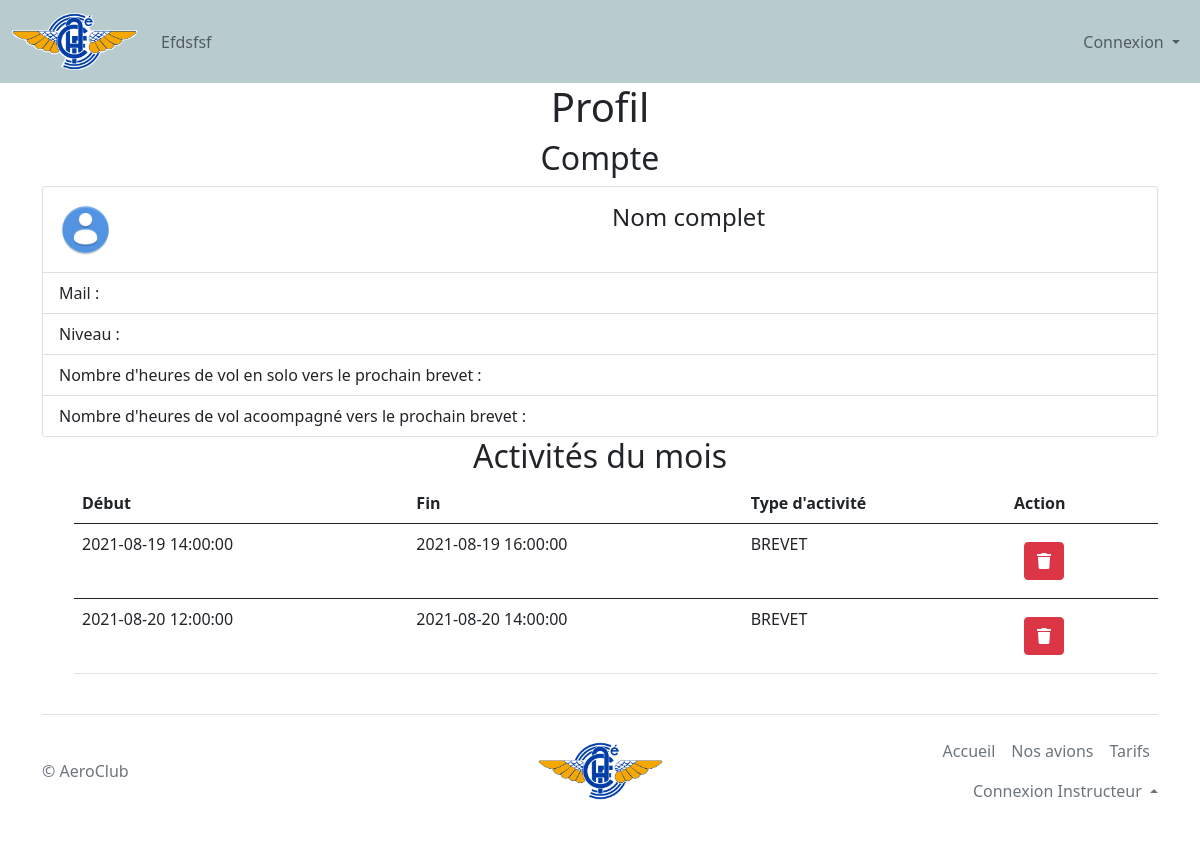
/actions/seeDetails.php?id_member=5, run on an earlier commit of the app's database.
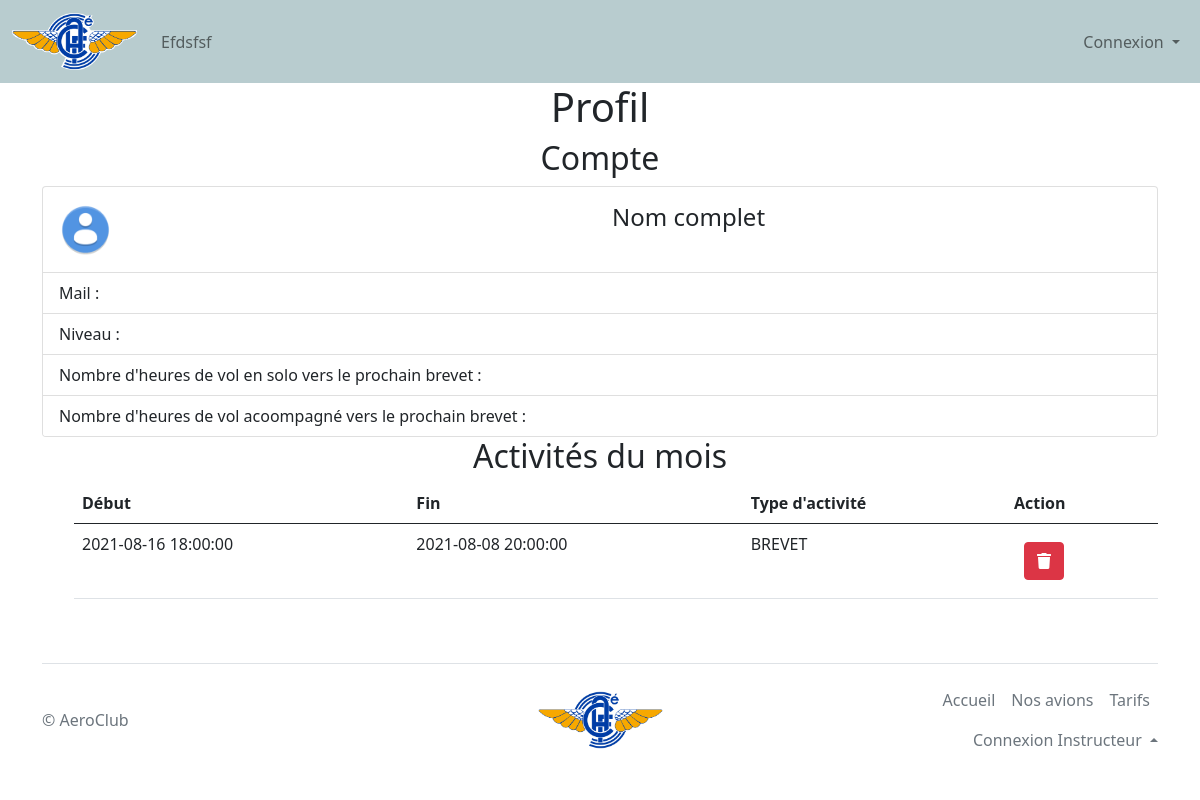
And on a later commit of the database.
### tables this page shows
CREATE TABLE `schedule` (
  `id` int(11) NOT NULL,
  `id_member` int(11) NOT NULL,
  `id_activity` int(11) NOT NULL,
  `id_trainer` int(11) NOT NULL DEFAULT '99',
  `id_plane` int(11) NOT NULL,
  `start` datetime NOT NULL,
  `end` datetime NOT NULL
);

CREATE TABLE `activities` (
  `id` int(11) NOT NULL,
  `type` enum('BREVET','ULM','PARACHUTE','FIRSTFLIGHT') NOT NULL,
  `name` enum('Brevet de Base','License Pilote D''avion Léger','Brevet de Pilote Privé') DEFAULT NULL,
  `soloRequired` int(11) DEFAULT NULL,
  `trainingRequired` int(11) DEFAULT NULL,
  `cost` float NOT NULL
);

### actions/seeDetails.php (the view, shortened to what this page needs)
<!DOCTYPE html>
<html lang="fr">
<head>
    <?php include '../utils/head.php'; ?>
</head>
<body class="d-flex flex-column h-100">
    <?php include '../utils/header.php';
    $bdd = getDatabaseConnection();
    $q = 'SELECT * FROM members WHERE id = ?';
    $req = $bdd->prepare($q);
    $req->execute([$_SESSION['user']['id']]);
    $member = $req->fetch();
    ?>
    <div class="container">
        <h1 style="text-align: center;">Profil</h1>
        <h2 style="text-align: center;">Compte</h2>
        <div class="card">
            <div class="card-body">
                <div class="row">
                    <div class="col">
                        <img style="width: 10%" src="../Images/Profil%20Icon.png" alt="Card image cap">
                    </div>
                    <div class="col">
                        <h4 class="card-title">Nom complet</h4>
                    </div>
                </div>
            </div>
            <ul class="list-group list-group-flush">
                <li class="list-group-item">Mail : <?= $member['mail'] ?></li>
                <li class="list-group-item">Niveau : <?= $member['level'] ?></li>
                <li class="list-group-item">Nombre d'heures de vol en solo vers le prochain brevet : <?= $member['soloHours'] ?></li>
                <li class="list-group-item">Nombre d'heures de vol acoompagné vers le prochain brevet : <?= $member['trainingHours'] ?></li>
            </ul>
        </div>
        <?php
        $q2 = 'SELECT * FROM schedule WHERE id_member = ? ORDER BY schedule.start ASC';
        $req2 = $bdd->prepare($q2);
        $req2->execute([$_GET['id_member']]);
        $results2 = $req2->fetchAll(); ?>
        <h2 style="text-align: center;">Activités du mois</h2>
        <ul>
            <table class="table">
                <thead class="thead-dark">
                    <tr>
                        <th scope="col">Début</th>
                        <th scope="col">Fin</th>
                        <th scope="col">Type d'activité</th>
                        <th scope="col">Action</th>
                    </tr>
                </thead>
                <?php foreach ($results2 as $key => $activities) {
                    $q3 = 'SELECT * FROM activities WHERE id = ?';
                    $req3 = $bdd->prepare($q3);
                    $req3->execute([$activities['id_activity']]);
                    $results3 = $req3->fetchAll();
                ?>
                    <tbody>
                        <tr>
                            <td><?= $activities['start']; ?></td>
                            <td><?= $activities['end']; ?> </td>
                            <td><?= $results3[0]['type']; ?> </td>
                            <td><a onClick="javascript: return confirm('Veuillez comfirmer l'annulation'');" href="actions/cancel_class_single.php?id_member=<?php echo $activities['id_member'] . '&start=' . $activities['start'] . '&end=' . $activities['end'] ?>" class="btn btn-danger" style="margin: 10px"><i class="fas fa-trash" style="text-align: center"></i></a></td>
                        </tr>
                    <?php } ?>
                    </tbody>
            </table>
        </ul>
    </div>
    <?php include("../utils/footer.php"); ?>
</body>

What changed in the data, as far as the page shows it:
removed schedule: start "2021-08-19 14:00:00", end "2021-08-19 16:00:00", id_activity.type "BREVET"
removed schedule: start "2021-08-20 12:00:00", end "2021-08-20 14:00:00", id_activity.type "BREVET"
added schedule: start "2021-08-16 18:00:00", end "2021-08-08 20:00:00", id_activity.type "BREVET"
